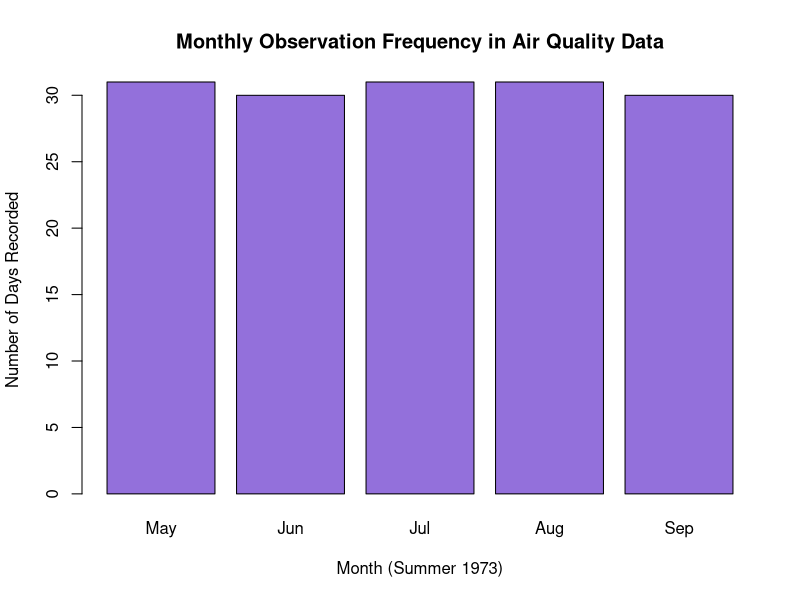
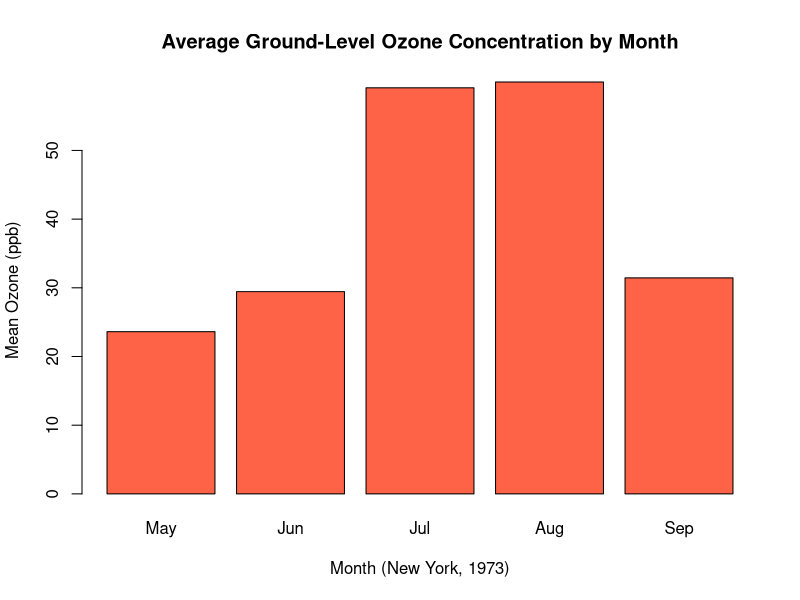
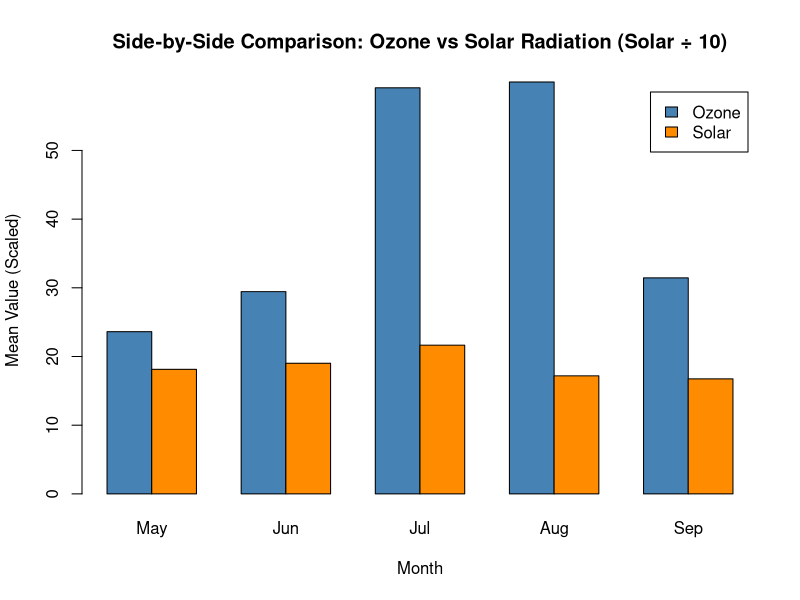
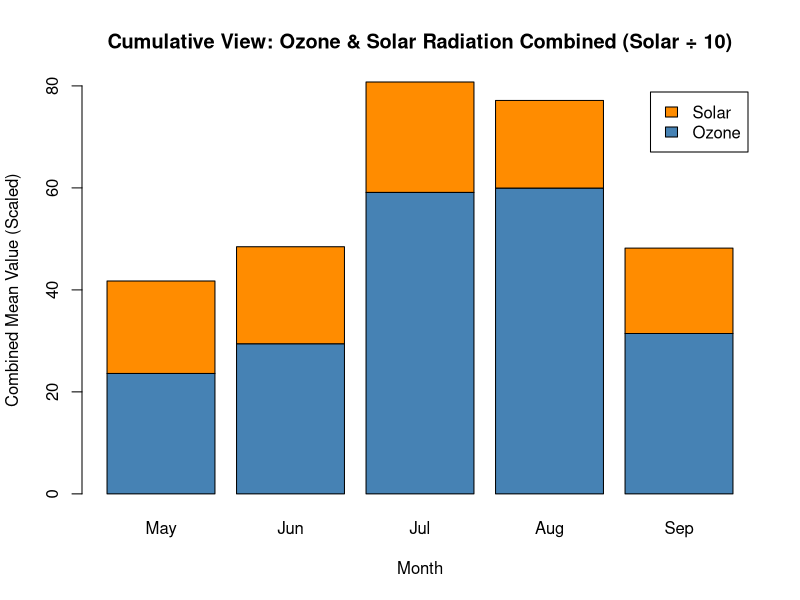
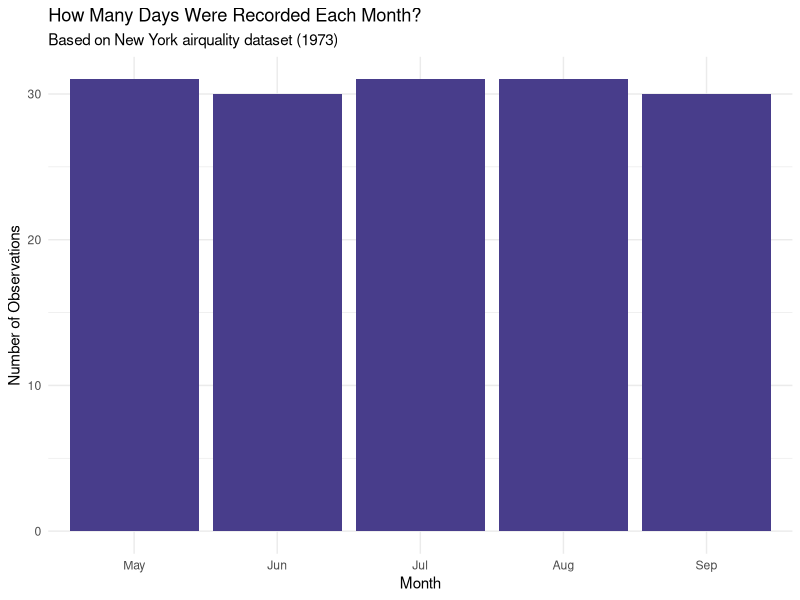
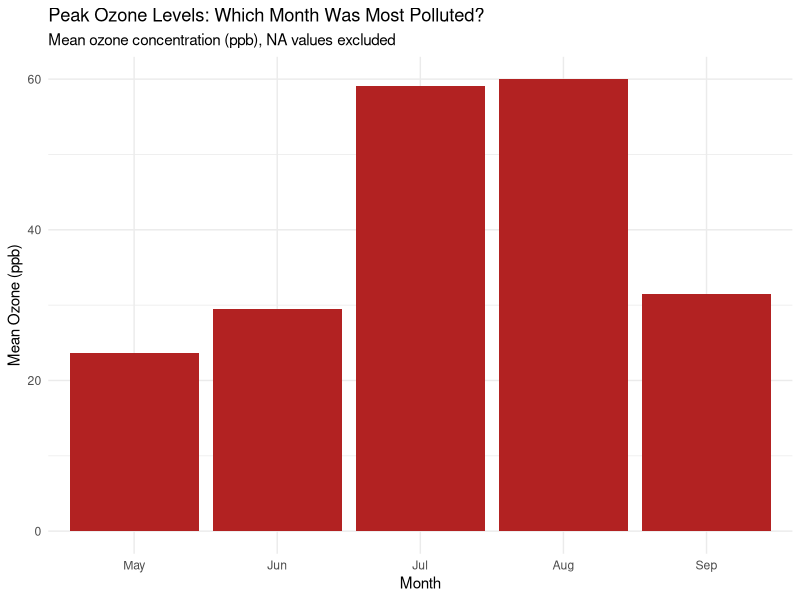
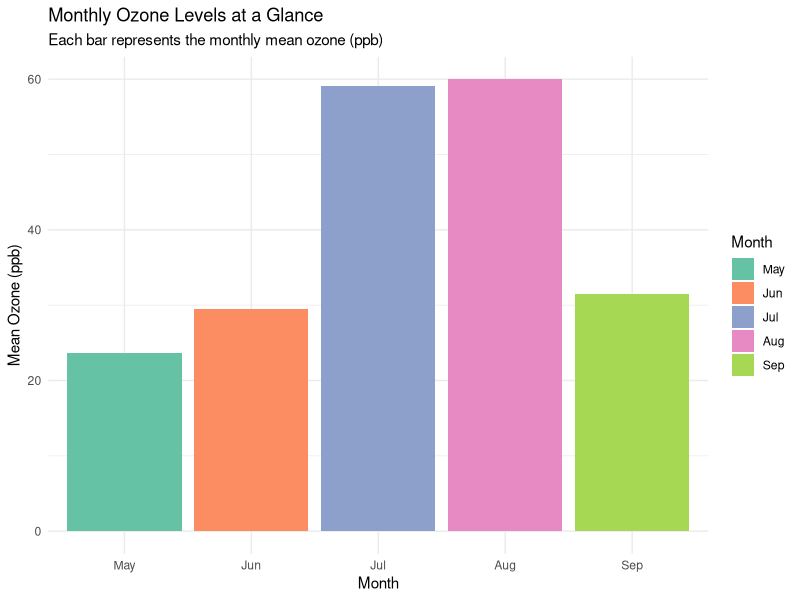
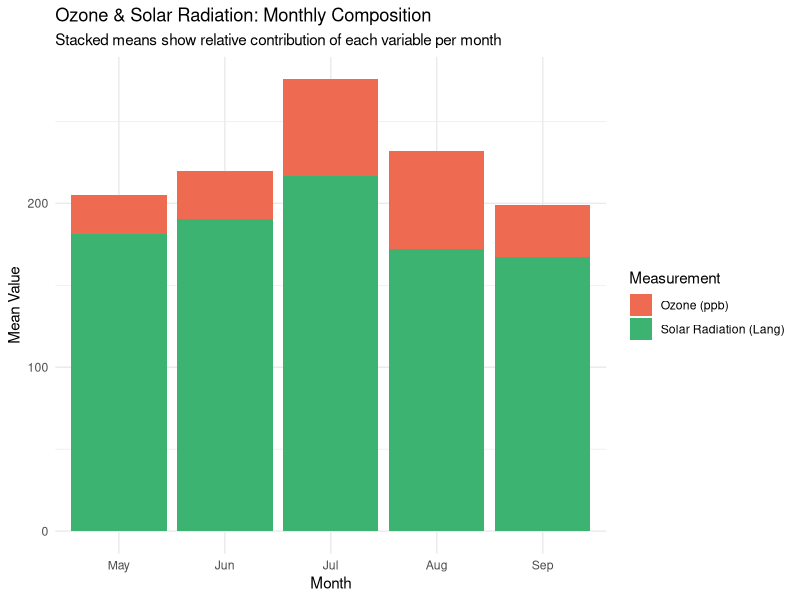

Here is the R script that generated these plots, in order:
# ── airquality Bar Charts ────────────────────────────────────────────────────
data(airquality)
library(ggplot2)
library(tidyr)

# Convert Month to factor
airquality$Month <- factor(airquality$Month, labels = c("May","Jun","Jul","Aug","Sep"))

# ── Base R ───────────────────────────────────────────────────────────────────

# 1. Count bar chart
barplot(table(airquality$Month),
        main = "Monthly Observation Frequency in Air Quality Data",
        xlab = "Month (Summer 1973)", ylab = "Number of Days Recorded",
        col = "mediumpurple")

# 2. Aggregated bar chart (mean ozone)
mean_ozone <- tapply(airquality$Ozone, airquality$Month, mean, na.rm = TRUE)
barplot(mean_ozone,
        main = "Average Ground-Level Ozone Concentration by Month",
        xlab = "Month (New York, 1973)", ylab = "Mean Ozone (ppb)",
        col = "tomato")

# 3. Grouped bar chart
group_means <- rbind(
  Ozone = tapply(airquality$Ozone,   airquality$Month, mean, na.rm = TRUE),
  Solar = tapply(airquality$Solar.R, airquality$Month, mean, na.rm = TRUE) / 10
)
barplot(group_means, beside = TRUE, col = c("steelblue", "darkorange"),
        legend.text = TRUE,
        main = "Side-by-Side Comparison: Ozone vs Solar Radiation (Solar ÷ 10)",
        xlab = "Month", ylab = "Mean Value (Scaled)")

# 4. Stacked bar chart
barplot(group_means, beside = FALSE, col = c("steelblue", "darkorange"),
        legend.text = TRUE,
        main = "Cumulative View: Ozone & Solar Radiation Combined (Solar ÷ 10)",
        xlab = "Month", ylab = "Combined Mean Value (Scaled)")

# ── ggplot2 ──────────────────────────────────────────────────────────────────

# 5. Count bar chart
ggplot(airquality, aes(x = Month)) +
  geom_bar(fill = "darkslateblue") +
  labs(
    title = "How Many Days Were Recorded Each Month?",
    subtitle = "Based on New York airquality dataset (1973)",
    x = "Month", y = "Number of Observations"
  ) +
  theme_minimal()

# 6. Aggregated bar chart
ggplot(airquality, aes(x = Month, y = Ozone)) +
  stat_summary(fun = mean, geom = "bar", fill = "firebrick", na.rm = TRUE) +
  labs(
    title = "Peak Ozone Levels: Which Month Was Most Polluted?",
    subtitle = "Mean ozone concentration (ppb), NA values excluded",
    x = "Month", y = "Mean Ozone (ppb)"
  ) +
  theme_minimal()

# 7. Grouped bar chart
ggplot(airquality, aes(x = Month, y = Ozone, fill = Month)) +
  stat_summary(fun = mean, geom = "bar", position = "dodge", na.rm = TRUE) +
  scale_fill_brewer(palette = "Set2") +
  labs(
    title = "Monthly Ozone Levels at a Glance",
    subtitle = "Each bar represents the monthly mean ozone (ppb)",
    x = "Month", y = "Mean Ozone (ppb)", fill = "Month"
  ) +
  theme_minimal()

# 8. Stacked bar chart
airquality_long <- pivot_longer(airquality, cols = c(Ozone, Solar.R),
                                names_to = "Measure", values_to = "Value")

ggplot(airquality_long, aes(x = Month, y = Value, fill = Measure)) +
  stat_summary(fun = mean, geom = "bar", position = "stack", na.rm = TRUE) +
  scale_fill_manual(values = c("Ozone" = "coral2", "Solar.R" = "mediumseagreen"),
                    labels = c("Ozone (ppb)", "Solar Radiation (Lang)")) +
  labs(
    title = "Ozone & Solar Radiation: Monthly Composition",
    subtitle = "Stacked means show relative contribution of each variable per month",
    x = "Month", y = "Mean Value", fill = "Measurement"
  ) +
  theme_minimal()
